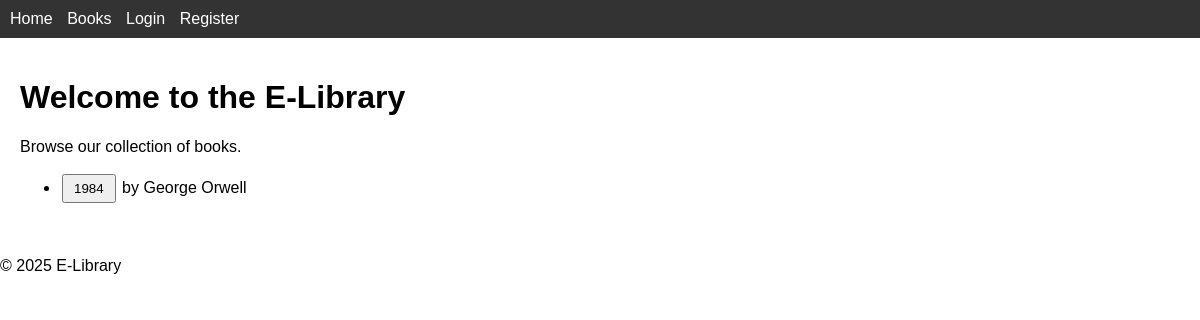
Before: / with the older database file.
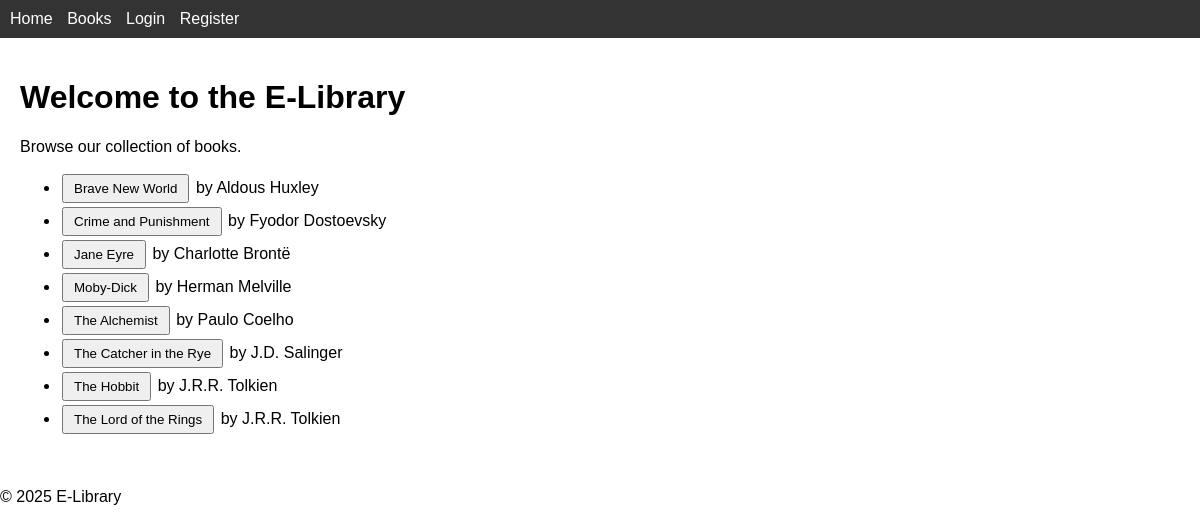
After: the same page with the newer database file.
### tables this page shows
CREATE TABLE books (
    id INT AUTO_INCREMENT PRIMARY KEY,
    title VARCHAR(255) NOT NULL,
    author VARCHAR(255) NOT NULL,
    category VARCHAR(100),
    isbn VARCHAR(20)
);

### controllers/home.php (called while the page is built)
<?php
require_once __DIR__ . '/../models/book_model.php';
$books = get_books('', 'title', true);
include __DIR__ . '/../views/header.php';
include __DIR__ . '/../views/home.php';
include __DIR__ . '/../views/footer.php';

### models/book_model.php (called while the page is built, shortened)
<?php
function get_books($search = '', $order = 'title', $available_only = false) {
    $db = get_db();
    $sql = 'SELECT b.* FROM books b';
    $params = [];
    if ($available_only) {
        $sql .= ' LEFT JOIN borrowings br ON b.id = br.book_id AND br.return_date IS NULL';
    }
    $conditions = [];
    if ($available_only) {
        $conditions[] = 'br.id IS NULL';
    }
    if ($conditions) {
        $sql .= ' WHERE ' . implode(' AND ', $conditions);
    }
    $allowed = ['title', 'author', 'category'];
    $sql .= " ORDER BY b.$order";
    $stmt = $db->prepare($sql);
    $stmt->execute($params);
    return $stmt->fetchAll(PDO::FETCH_ASSOC);
}

### views/home.php (the view, shortened to what this page needs)
<h1>Welcome to the E-Library</h1>
<p>Browse our collection of books.</p>
<ul>
<?php foreach ($books as $b): ?>
    <li>
        <form method="get" action="index.php" style="display:inline">
            <button type="submit"><?php echo htmlspecialchars($b['title']); ?></button>
        </form>
        by <?php echo htmlspecialchars($b['author']); ?>
    </li>
<?php endforeach; ?>
</ul>

### index.php (shortened to what this page needs)
<?php
$page = isset($_GET['page']) ? $_GET['page'] : 'home';
switch ($page) {
    default:
        require __DIR__ . '/controllers/home.php';
}

### views/header.php (shortened to what this page needs)
<!DOCTYPE html>
<html>
<head>
    <link rel="stylesheet" href="assets/css/style.css">
</head>
<body>
<nav>
    <a href="index.php">Home</a>
    <a href="index.php?page=books">Books</a>
    <?php if (isset($_SESSION['user_id'])): ?>
        <a href="index.php?page=dashboard">Dashboard</a>
        <?php if ($_SESSION['role'] === 'admin'): ?>
            <a href="index.php?page=borrowings">Borrowings</a>
        <?php endif; ?>
        <a href="index.php?page=logout">Logout</a>
    <?php else: ?>
        <a href="index.php?page=login">Login</a>
        <a href="index.php?page=register">Register</a>
    <?php endif; ?>
</nav>
<div class="container">

### views/footer.php
</div>
<footer>
    <p>&copy; <?php echo date('Y'); ?> E-Library</p>
</footer>
</body>
</html>

### assets/css/style.css (style rules this page uses)
body { font-family: Arial, sans-serif; margin: 0; padding: 0; }
nav { background: #333; color: #fff; padding: 10px; }
nav a { color: #fff; margin-right: 10px; text-decoration: none; }
.container { padding: 20px; }
button { padding: 5px 10px; margin: 2px; }

Changed rows visible on the page:
added books: title "Brave New World", author "Aldous Huxley"
added books: title "Crime and Punishment", author "Fyodor Dostoevsky"
added books: title "Jane Eyre", author "Charlotte Brontë"
changed books: title "1984" → "Moby-Dick"; author "George Orwell" → "Herman Melville"
added books: title "The Alchemist", author "Paulo Coelho"
added books: title "The Catcher in the Rye", author "J.D. Salinger"
added books: title "The Hobbit", author "J.R.R. Tolkien"
added books: title "The Lord of the Rings", author "J.R.R. Tolkien"
